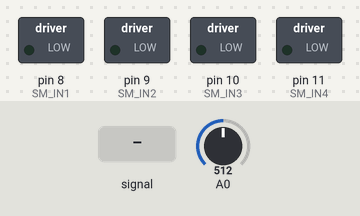
Recording of a program running on a simulated Arduino Uno, built with avr-gcc and run on an emulated ATmega328P. Parts: switched loads named in the program (green lamp = pin HIGH). Inputs (shaded band) come from the test bench; at power-on: A0 = 512.

Above: at 1.2 s.
1.3 s: A0 fed a 200 Hz sine of ±81 counts around its level
At 2.46 s:
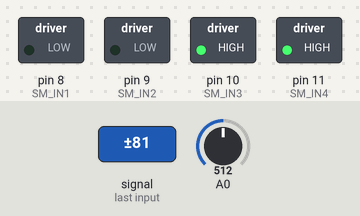
At 4.07 s:
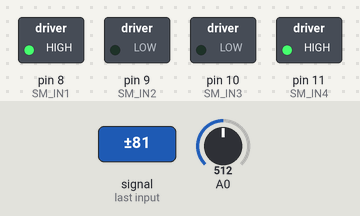
4.3 s: A0 set to 0
At 5.2 s:
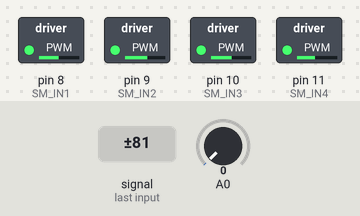
7.3 s: A0 set to 250
Timing chart, 0 to 16.3 s (numbered marks = the images above; inputs shaded):
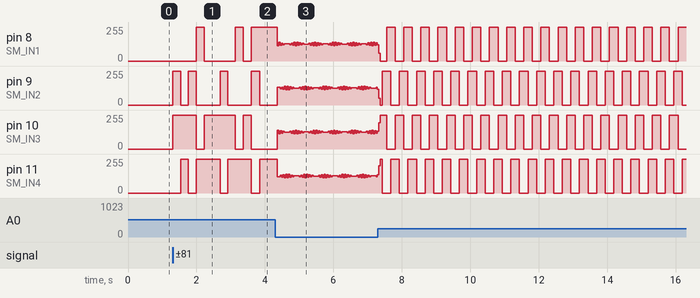

Measured:
- after the input at 1.3 s, pin 8 (SM_IN1): goes 255/255 0.24 s, 0/255 0.90 s, 255/255 0.24 s, 0/255 0.24 s, then 255/255, starting after 0.69 s; pin 9 (SM_IN2): 0/255 → 255/255 at once, → 0/255 0.24 s later, → 255/255 0.22 s later, → 0/255 0.24 s later, … (8 changes in this stretch)

The program:

main.cpp
```cpp
#include <Arduino.h>

#define SM_IN1 8
#define SM_IN2 9
#define SM_IN3 10
#define SM_IN4 11

void setup() {
    pinMode(SM_IN1, OUTPUT);
    pinMode(SM_IN2, OUTPUT);
    pinMode(SM_IN3, OUTPUT);
    pinMode(SM_IN4, OUTPUT);

    Serial.begin(9600);
}

int motor_step_delay = 255;
uint8_t pv[4] = {HIGH, LOW, LOW, HIGH};

void doMotorStep() {
    if (motor_step_delay >= 240) return;
    digitalWrite(SM_IN1, pv[0]);
    digitalWrite(SM_IN2, pv[1]);
    digitalWrite(SM_IN3, pv[2]);
    digitalWrite(SM_IN4, pv[3]);
    delay(motor_step_delay);
}

void shiftR() {
    int temp = pv[3];
    for (int i = 3; i > 0; i--) {
        pv[i] = pv[i - 1];
    }
    pv[0] = temp;
}

void shiftL() {
    int temp = pv[0];
    for (int i = 0; i < 3; i++) {
        pv[i] = pv[i + 1];
    }
    pv[3] = temp;
}

void calculate(int joy_axis_value) {
    int mapped_joy_x = map(joy_axis_value, 0, 1023, -512, 512);

    motor_step_delay = 252 - map(abs(mapped_joy_x), 0, 512, 0, 250);

    if (mapped_joy_x < 0) {
        shiftL();
    } else {
        shiftR();
    }
}

void loop() {
    int joy_x = analogRead(A0);

    calculate(joy_x);
    doMotorStep();
}
```
